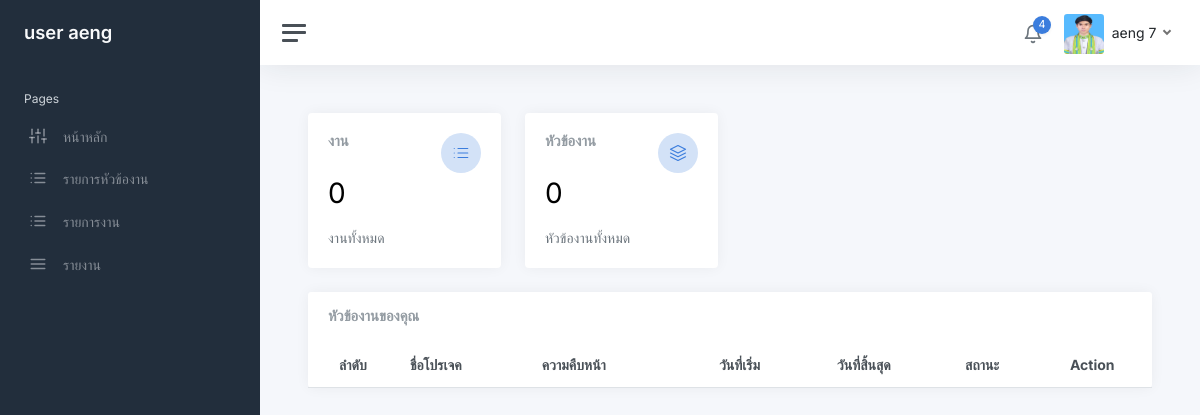
Before: /index.php (signed in) with the older database file.
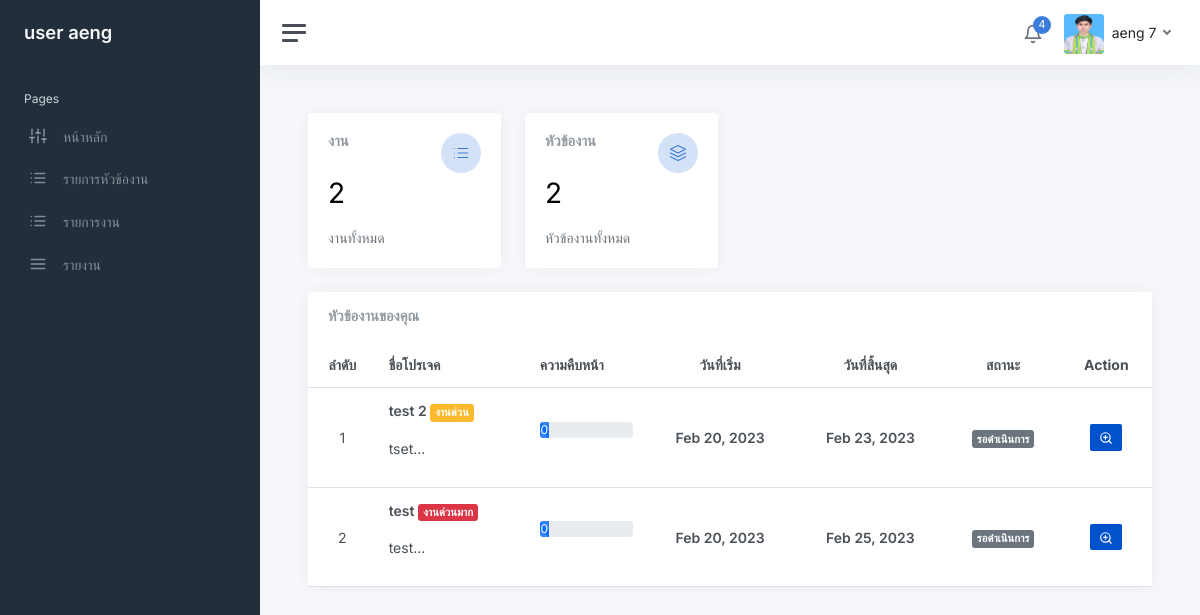
After: the same page with the newer database file.
### tables this page shows
CREATE TABLE `project_list` (
  `project_id` int(30) NOT NULL,
  `user_id` int(30) NOT NULL
);

CREATE TABLE `project` (
  `project_id` int(30) NOT NULL,
  `name_project` varchar(255) NOT NULL,
  `description` text NOT NULL,
  `status_1` tinyint(2) NOT NULL,
  `create_project` timestamp NOT NULL DEFAULT current_timestamp() ON UPDATE current_timestamp(),
  `start_date` date NOT NULL,
  `end_date` date NOT NULL,
  `file_id` int(30) DEFAULT NULL,
  `manager_id` int(30) NOT NULL,
  `status_2` int(30) NOT NULL,
  `id_jobtype` int(30) NOT NULL
);

### index.php (the view, shortened to what the changed rows need)
<?php
    require_once 'connect.php';
	$user_id=$_SESSION['user_login'];
	$where ="";
	$stmt = "SELECT * FROM user natural join position WHERE user_id = $user_id";
	$stmt = $db->prepare($stmt);
	$stmt ->execute();
	$stmt = $stmt->fetch(PDO::FETCH_ASSOC);
	$level = $stmt['level'];
	if($level > 2){
		$where = "   natural join project_list WHERE user_id = $user_id ";
	}
	$stmtprojectnum = "SELECT COUNT(project_id) as num1 FROM project   $where";
	$stmtprojectnum = $db->prepare($stmtprojectnum);
	$stmtprojectnum ->execute();
	$stmtprojectnum = $stmtprojectnum->fetchColumn();
	$stmttask = "SELECT COUNT(project_id) as num2 FROM task_list $where  ";
	$stmttask = $db->prepare($stmttask);
	$stmttask ->execute();
	$stmttask = $stmttask->fetchColumn();
?>
<!DOCTYPE html>
<html lang="en">
<?php include "head.php"?>
<body>
<?php include "sidebar.php"?>
			<main class="content">
				<div class="container-fluid p-0">
					<div class="row">
						<div class="col-xxl-12 col-xxl- d-flex">
							<div class="w-100">
								<div class="row">
											<div class="col-sm-3">
												<div class="card">
													<div class="card-body">
														<div class="row">
															<div class="col mt-0">
															</div>
															<div class="col-auto">
															</div>
														</div>
														<h1 class="mt-1 mb-3"><?php echo $stmttask ?></h1>
														<div class="mb-0">
															<span class="text-muted">งานทั้งหมด</span>
														</div>
													</div>
												</div>
											</div>
										<div class="col-sm-3">
											<div class="card">
												<div class="card-body">
													<div class="row">
														<div class="col mt-0">
														</div>
														<div class="col-auto">
														</div>
													</div>
													<h1 class="mt-1 mb-3"><?php echo $stmtprojectnum ?></h1>
													<div class="mb-0">
														<span class="text-muted">หัวข้องานทั้งหมด</span>
													</div>
												</div>
											</div>
										</div>
									</div>
								</div>
							</div>
						</div>
					</div>
					<div class="row">
						<div class="col-12">
							<div class="card flex-fill">
									<?php
										$i = 1;
										$stat1 = array("","รอดำเนินการ","กำลังดำเนินการ","อยู่ระหว่างการตรวจสอบ","รอการเเก้ไข","เลยระยะเวลาที่กำหนด","ดำเนินการเสร็จสิ้น");
										$stat2 = array("","งานปกติ","งานด่วน","งานด่วนมาก");
										if($level >=2 ){
											$where = "  natural join project_list where user_id  = $user_id ";
										}else {
										}
										$stmtshowproject = "SELECT * FROM project  $where ORDER BY  end_date,status_2  DESC LIMIT 5;";
										$stmtshowproject = $db->query($stmtshowproject);
										$stmtshowproject->execute();
									?>
									<table class="table table-hover my-0">
										<thead>
											<tr>
												<th class="text-center">ลำดับ</th>
												<th class="text-left">ชื่อโปรเจค</th>
												<th class="text-left">ความคืบหน้า</th>
												<th class="text-center">วันที่เริ่ม</th>
												<th class="text-center">วันที่สิ้นสุด</th>
												<th class="text-center">สถานะ</th>
												<th class="text-center">Action</th>
											</tr>
										</thead>
									<tbody>
											<tr>
												<?php while ($stmtshowprojectrow = $stmtshowproject->fetch(PDO::FETCH_ASSOC)){ ?>
													<td class="text-center"><?php echo $i++ ?></td>
														<td>
															<p><b><?php echo $stmtshowprojectrow["name_project"]?></b>
															<?php
																if ($stmtshowprojectrow['status_2'] == '1') {
																	echo " "." "."<span class='badge bg-secondary'>".$stat2[$stmtshowprojectrow['status_2']]."</span>";
																}else if($stmtshowprojectrow['status_2'] == '2'){
																	echo " "."<span class='badge bg-warning'>".$stat2[$stmtshowprojectrow['status_2']]."</span>";
																}else if($stmtshowprojectrow['status_2'] == '3'){
																	echo " "."<span class='badge bg-danger'>".$stat2[$stmtshowprojectrow['status_2']]."</span>";
																}
																?></p>
															<p class="truncate"><?php echo substr($stmtshowprojectrow['description'],0,100).'...';  ?></p>
														</td>
													<td class="">
														<div class="progress mb-3">
															<div class="progress-bar progress-bar-striped progress-bar-animated-sm" role="progressbar" style="width: 10%" >0</div>
														</div>
													</td>
													<td class="text-center" ><b><?php echo date("M d, Y",strtotime($stmtshowprojectrow['start_date'])) ?></b></td>
													<td class="text-center "><b><?php echo date("M d, Y",strtotime($stmtshowprojectrow['end_date'])) ?></b></td>
													<td class="text-center">
														<?php
														if($stmtshowprojectrow['status_1'] =='1'){
															echo "<span class='badge bg-secondary'>{$stat1[$stmtshowprojectrow['status_1']]}</span>";
														}elseif($stmtshowprojectrow['status_1'] =='2'){
															echo "<span class='badge bg-primary'>{$stat1[$stmtshowprojectrow['status_1']]}</span>";
														}elseif($stmtshowprojectrow['status_1'] =='3'){
															echo "<span class='badge bg-success'>{$stat1[$stmtshowprojectrow['status_1']]}</span>";
														}elseif($stmtshowprojectrow['status_1'] =='4'){
															echo "<span class='badge bg-warning'>{$stat1[$stmtshowprojectrow['status_1']]}</span>";
														}elseif($stmtshowprojectrow['status_1'] =='5'){
															echo "<span class='badge bg-danger'>{$stat1[$stmtshowprojectrow['status_1']]}</span>";
														}elseif($stmtshowprojectrow['status_1']  =='6'){
															echo "<span class='badge bg-danger'>{$stat1[$stmtshowprojectrow['status_1']]}</span>";
														}
														?>
													</td>
													<td class="text-center">
														<a class="btn btn-bitbucket btn-sm" href="view_project.php?view_id=<?php echo $stmtshowprojectrow['project_id']?>"><i data-feather="zoom-in"></i></a>
														</td>
													</tr>
										<?php } ?>
									</tbody>
								</table>
							</div>
						</div>
					</div>
				</div>
		</div>
</body>
</html>

Changed rows visible on the page:
added project_list: project.name_project "test 2", project.status_2 "งานด่วน", project.description "tset", project.start_date "Feb 20, 2023", project.end_date "Feb 23, 2023", project.status_1 "รอดำเนินการ"
added project_list: project.name_project "test", project.status_2 "งานด่วนมาก", project.description "test", project.start_date "Feb 20, 2023", project.end_date "Feb 25, 2023", project.status_1 "รอดำเนินการ"
Other visible differences:
$stmttask: "0" → "2"
$stmtprojectnum: "0" → "2"
